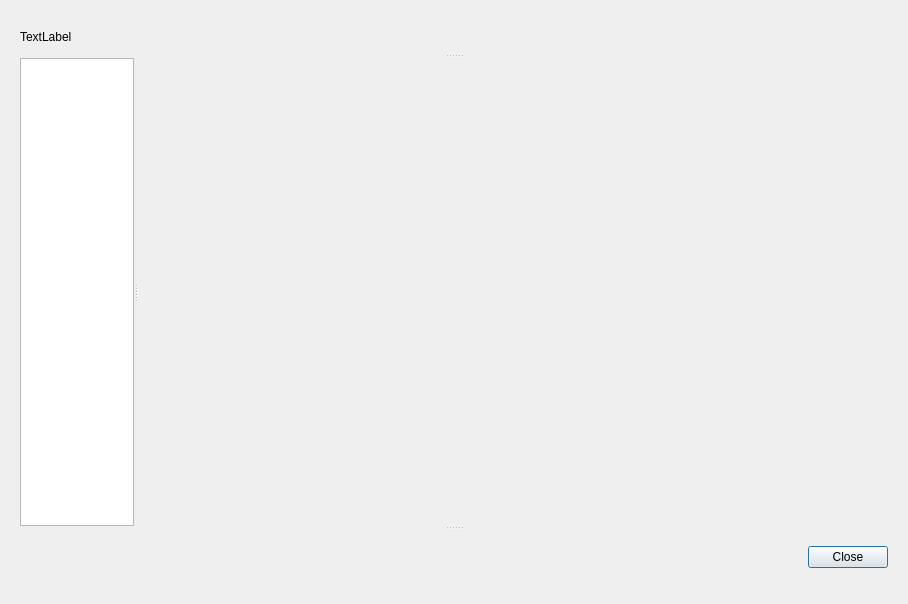
<?xml version="1.0" encoding="UTF-8"?>
<ui version="4.0">
 <class>Dialog</class>
 <widget class="QDialog" name="Dialog">
  <property name="geometry">
   <rect>
    <x>0</x>
    <y>0</y>
    <width>908</width>
    <height>604</height>
   </rect>
  </property>
  <property name="windowTitle">
   <string>Dialog</string>
  </property>
  <layout class="QGridLayout" name="gridLayout">
   <item row="1" column="0">
    <widget class="QStackedWidget" name="stackedWidget">
     <property name="currentIndex">
      <number>0</number>
     </property>
     <widget class="QWidget" name="master">
      <layout class="QGridLayout" name="gridLayout_2">
       <item row="0" column="0">
        <widget class="QSplitter" name="splitter_3">
         <property name="orientation">
          <enum>Qt::Vertical</enum>
         </property>
         <widget class="QSplitter" name="splitter_2">
          <property name="orientation">
           <enum>Qt::Vertical</enum>
          </property>
          <widget class="QLabel" name="TYPE">
           <property name="text">
            <string>TextLabel</string>
           </property>
          </widget>
          <widget class="QSplitter" name="splitter">
           <property name="orientation">
            <enum>Qt::Horizontal</enum>
           </property>
           <widget class="QListView" name="types_view">
            <property name="minimumSize">
             <size>
              <width>100</width>
              <height>0</height>
             </size>
            </property>
            <property name="maximumSize">
             <size>
              <width>300</width>
              <height>16777215</height>
             </size>
            </property>
           </widget>
           <widget class="QStackedWidget" name="types_widget">
            <property name="minimumSize">
             <size>
              <width>750</width>
              <height>0</height>
             </size>
            </property>
            <property name="currentIndex">
             <number>0</number>
            </property>
            <widget class="QWidget" name="address"/>
            <widget class="QWidget" name="vendor"/>
            <widget class="QWidget" name="brand"/>
            <widget class="QWidget" name="manufacturer"/>
            <widget class="QWidget" name="department"/>
           </widget>
          </widget>
         </widget>
         <widget class="QDialogButtonBox" name="confirm">
          <property name="orientation">
           <enum>Qt::Horizontal</enum>
          </property>
          <property name="standardButtons">
           <set>QDialogButtonBox::Close</set>
          </property>
         </widget>
        </widget>
       </item>
      </layout>
     </widget>
     <widget class="QWidget" name="new_address">
      <layout class="QGridLayout" name="gridLayout_4">
       <item row="1" column="0">
        <widget class="QFrame" name="frame">
         <property name="frameShape">
          <enum>QFrame::StyledPanel</enum>
         </property>
         <property name="frameShadow">
          <enum>QFrame::Raised</enum>
         </property>
         <layout class="QGridLayout" name="gridLayout_3">
          <item row="0" column="0">
           <widget class="QWidget" name="address_editor" native="true"/>
          </item>
         </layout>
        </widget>
       </item>
       <item row="0" column="0">
        <widget class="QSplitter" name="splitter_4">
         <property name="orientation">
          <enum>Qt::Horizontal</enum>
         </property>
         <widget class="QWidget" name="gridLayoutWidget">
          <layout class="QGridLayout" name="gridLayout_5">
           <item row="0" column="0">
            <widget class="QPushButton" name="back">
             <property name="text">
              <string>Go Back</string>
             </property>
            </widget>
           </item>
           <item row="0" column="1">
            <spacer name="horizontalSpacer">
             <property name="orientation">
              <enum>Qt::Horizontal</enum>
             </property>
             <property name="sizeHint" stdset="0">
              <size>
               <width>40</width>
               <height>20</height>
              </size>
             </property>
            </spacer>
           </item>
          </layout>
         </widget>
        </widget>
       </item>
      </layout>
     </widget>
    </widget>
   </item>
  </layout>
 </widget>
 <resources/>
 <connections/>
</ui>
